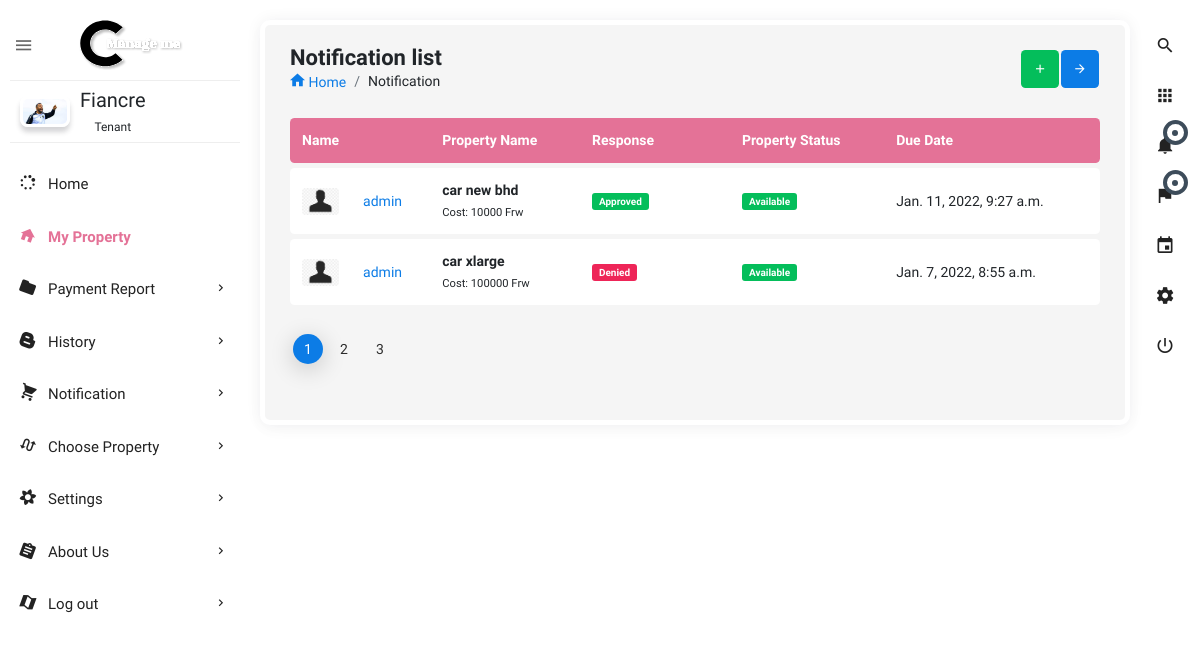
The app's page /all_notification_tenant/ (signed in) with its own data.
### users/models.py (models this page shows, shortened)
class User(AbstractBaseUser):
    user_type = [
        ('lessor', 'lessor'),
        ('tenant', 'tenant'),
    ]
    name = models.CharField(max_length=255, null=False)
    phone_number = PhoneNumberField(unique=True)
    user_image = models.ImageField(upload_to='images/', default='profile.png')
    user_login = models.CharField(max_length=7, choices=user_type, default='lessor', blank=False, null=False)
    is_active = models.BooleanField(default=True)
    staff = models.BooleanField(default=False)
    admin = models.BooleanField(default=False)
    USERNAME_FIELD = 'phone_number'
    REQUIRED_FIELDS = ['name', 'user_login']
    objects = UserManager()
    def __str__(self):
        return self.name
    objects = UserManager()

class Request_Property(models.Model):
    status = [
        ('initial', 'initial'),
        ('request', 'request'),
        ('approved', 'approved'),
        ('denied', 'denied'),
        ('canceled', 'canceled')]
    user_request = models.ForeignKey(user, on_delete=models.CASCADE, related_name='requesting_users', null=False)
    property_requested = models.ForeignKey(Property_registration, on_delete=models.CASCADE, related_name='property_req',
                                           null=False)
    owner_name = models.ForeignKey(user, on_delete=models.CASCADE, related_name='owner_name_property', null=False)
    status_view = models.CharField(max_length=50, choices=status, default='initial')
    time_done = models.DateTimeField(default=now)
    def __str__(self):
        return f'{self.user_request} {self.property_requested}'
    class Meta:
        verbose_name_plural = "Request_Property"
        ordering = ['-id']

class Property_registration(models.Model):
    property_type_p = [
        ('house', 'house'),
        ('car', 'car'),
        ('land', 'land'),
        ('other', 'other')
    ]
    location_name = [
        ('kigali', 'kigali'),
        ('south', 'south'),
        ('east', 'east'),
        ('west', 'west')
    ]
    property_name = models.CharField(max_length=100)
    location = models.CharField(max_length=200, choices=location_name, default='kigali')
    property_type = models.CharField(max_length=200, choices=property_type_p)
    amount_per_month = models.IntegerField(default=10000)
    detail = models.TextField(max_length=250, default='')
    property_image = models.ImageField(blank=True, null=True, upload_to='images')
    available = models.BooleanField(default=True)
    owner_name = models.ForeignKey(user, on_delete=models.CASCADE, related_name='owner', null=False)
    time_added = models.DateTimeField(auto_now_add=True)
    def __str__(self):
        return f'{self.property_name} {self.owner_name}'
    class Meta:
        verbose_name_plural = "Property_registration"
        ordering = ['-id']

### users/views.py (the view)
# urls.py: path('all_notification_tenant/', views.all_notification_tenant, name='all_notification_tenant'),
@login_required
def all_notification_tenant(request):
    user = request.user
    all_notification_deny_and_approve = Q(Q(status_view='approved') | Q(status_view='denied'))
    request_property_all_deny_approve = Request_Property.objects.filter(all_notification_deny_and_approve).filter(
        user_request=user).order_by('-id')
    print('not all:', request_property_all_deny_approve)
    context = {
        'notification_tenant': request_property_all_deny_approve
    }
    return render(request, 'html/all_notification_tenant.html', context)

### users/templates/html/all_notification_tenant.html (shortened to what this page needs)
{% extends 'dashboard-tenant/dashboard.html' %}
{% load static %}
{% block content %}
<section class="content">
    <div class="body_scroll">
        <div class="block-header">
            <div class="row">
                <div class="col-lg-7 col-md-6 col-sm-12">
                    <h2>Notification list</h2>
                    <ul class="breadcrumb">
                        <li class="breadcrumb-item"><a href="{% url 'tenant' %}"><i class="zmdi zmdi-home"></i> Home</a></li>
                        <li class="breadcrumb-item">Notification</li>
                    </ul>
                </div>
                <div class="col-lg-5 col-md-6 col-sm-12">
                    <button class="btn btn-primary btn-icon float-right right_icon_toggle_btn" type="button"><i class="zmdi zmdi-arrow-right"></i></button>
                    <button class="btn btn-success btn-icon float-right" type="button"><i class="zmdi zmdi-plus"></i></button>
                </div>
            </div>
        </div>
        <div class="container-fluid">
            <div class="row clearfix">
                <div class="col-md-12 col-sm-12 col-xs-12">
                    <div class="card project_list">
                        <div class="table-responsive">
                            <table class="table table-hover c_table theme-color">
                                <thead>
                                    <tr>
                                        <th style="width:50px;">Name</th>
                                        <th></th>
                                        <th class="hidden-md-down">Property Name</th>
                                        <th class="" width="150px">Response</th>
                                        <th class="hidden-md-down">Property Status</th>
                                        <th class="hidden-md-down">Due Date</th>
                                    </tr>
                                </thead>
                                <tbody>
                                {% for notification_tenant in notification_tenant %}
                                    <a href="">
                                            <tr>
                                                <td>
                                                    <img class="rounded avatar" src="{{ notification_tenant.property_requested.owner_name.user_image.url }}" alt="">
                                                </td>
                                                <td>
                                                    <a class="single-user-name" href="javascript:void(0);">{{notification_tenant.property_requested.owner_name}}</a><br>
                                                </td>
                                                <td class="hidden-md-down">
                                                    <strong>{{notification_tenant.property_requested.property_name}}</strong><br>
                                                    <small>Cost: {{notification_tenant.property_requested.amount_per_month}} Frw</small>
                                                </td>
                                                {% if notification_tenant.status_view == 'approved' %}
                                                <td class="">
                                                    <span class="badge badge-success">Approved</span>
                                                </td>
                                                {% elif notification_tenant.status_view == 'denied' %}
                                                <td class="">
                                                    <span class="badge badge-danger">Denied</span>
                                                </td>
                                                {% else %}
                                                <td class="">
                                                    <span class="badge badge-info">Initial</span>
                                                </td>
                                                {% endif %}
                                                <td class="hidden-md-down"><span class="badge badge-success">Available</span></td>
                                                <td class="hidden-md-down" >{{notification_tenant.time_done}}</td>
                                            </tr>
                                    </a>
                                {% endfor %}
                                </tbody>
                            </table>
                        </div>
                        <ul class="pagination pagination-primary mt-4">
                            <li class="page-item active"><a class="page-link" href="javascript:void(0);">1</a></li>
                            <li class="page-item"><a class="page-link" href="javascript:void(0);">2</a></li>
                            <li class="page-item"><a class="page-link" href="javascript:void(0);">3</a></li>
                        </ul>
                    </div>
                </div>
            </div>
        </div>
    </div>
</section>
{% endblock %}

### templates/dashboard-tenant/dashboard.html (shortened to what this page needs)
<!doctype html>
{% load static %}
<html class="no-js " lang="en">
<head>
<link rel="stylesheet" href="{% static 'dash/assets/plugins/bootstrap/css/bootstrap.min.css' %}">
<link  rel="stylesheet" href="{% static 'dash/assets/css/style.min.css' %}">
</head>
<body class="theme-blush">
<div class="navbar-right">
    <ul class="navbar-nav">
        <li><a href="{% url 'search_property_tenant' %}" class="main_search" title="Search..."><i class="zmdi zmdi-search"></i></a></li>
        <li class="dropdown">
            <a href="javascript:void(0);" class="dropdown-toggle" title="App" data-toggle="dropdown" role="button"><i class="zmdi zmdi-apps"></i></a>
        </li>
        <li class="dropdown">
            <a href="javascript:void(0);" class="dropdown-toggle" title="Notifications" data-toggle="dropdown" role="button"><i class="zmdi zmdi-notifications"></i>
                <div class="notify"><span class="heartbit"></span><span class="point"></span></div>
            </a>
        </li>
        <li class="dropdown">
            <a href="javascript:void(0);" class="dropdown-toggle" data-toggle="dropdown" role="button"><i class="zmdi zmdi-flag"></i>
            <div class="notify"><span class="heartbit"></span><span class="point"></span></div>
            </a>
        </li>
        <li><a href="javascript:void(0);" class="app_calendar" title="Calendar"><i class="zmdi zmdi-calendar"></i></a></li>
        <li><a href="javascript:void(0);" class="js-right-sidebar" title="Setting"><i class="zmdi zmdi-settings zmdi-hc-spin"></i></a></li>
        <li><a href="{% url 'logout' %}" class="mega-menu" title="Sign Out"><i class="zmdi zmdi-power"></i></a></li>
    </ul>
</div>
<aside id="leftsidebar" class="sidebar">
    <div class="navbar-brand">
        <button class="btn-menu ls-toggle-btn" type="button"><i class="zmdi zmdi-menu"></i></button>
        <a href=""><img src="{% static 'dash/assets/images/managemelogo.svg' %}" width="200" alt="Aero"></a>
    </div>
    <div class="menu">
        <ul class="list">
            <li>
                <div class="user-info">
                    <a class="image" href="{% url 'profile_tenant' %}"><img src="{{ user.user_image.url }}" alt="User"></a>
                    <div class="detail">
                        <h4>{{user}}</h4>
                        <small>Tenant</small>
                    </div>
                </div>
            </li>
            <li  class=""><a href="{% url 'home_tenant' %}"><i class="zmdi zmdi-hc-fw"></i><span>Home</span></a></li>
            <li  class="active open"><a href="{% url 'tenant' %}"><i class="zmdi zmdi-home"></i><span>My Property</span></a></li>
            <li> <a href="javascript:void(0);" class="menu-toggle"><i class="zmdi zmdi-folder"></i><span>Payment Report</span></a>
            </li>
            <li> <a href="javascript:void(0);" class="menu-toggle"><i class="zmdi zmdi-blogger"></i><span>History</span></a>
            </li>
            <li><a href="javascript:void(0);" class="menu-toggle"><i class="zmdi zmdi-shopping-cart"></i><span>Notification</span></a>
            </li>
            <li><a href="{% url 'search_property_tenant' %}" class="menu-toggle"><i class="zmdi zmdi-swap-alt"></i><span>Choose Property</span></a>
            </li>
            <li><a href="javascript:void(0);" class="menu-toggle"><i class="zmdi zmdi-flower"></i><span>Settings</span></a>
            </li>
            <li><a href="javascript:void(0);" class="menu-toggle"><i class="zmdi zmdi-assignment"></i><span>About Us</span></a>
            </li>
            <li class="open_top"><a href="{% url 'logout' %}" class="menu-toggle"><i class="zmdi zmdi-map"></i><span>Log out</span></a>
            </li>
        </ul>
    </div>
</aside>
{% block content %}
{% endblock %}
</body>
</html>

### records on screen
User: user_image (picture), name "Fiancre"
Request_Property: property_requested.owner_name.user_image (placeholder picture), property_requested.owner_name "admin", property_requested.property_name "car new bhd", property_requested.amount_per_month "10000", status_view "Approved", time_done "Jan. 11, 2022, 9:27 a.m."
Request_Property: property_requested.owner_name.user_image (placeholder picture), property_requested.owner_name "admin", property_requested.property_name "car xlarge", property_requested.amount_per_month "100000", status_view "Denied", time_done "Jan. 7, 2022, 8:55 a.m."
